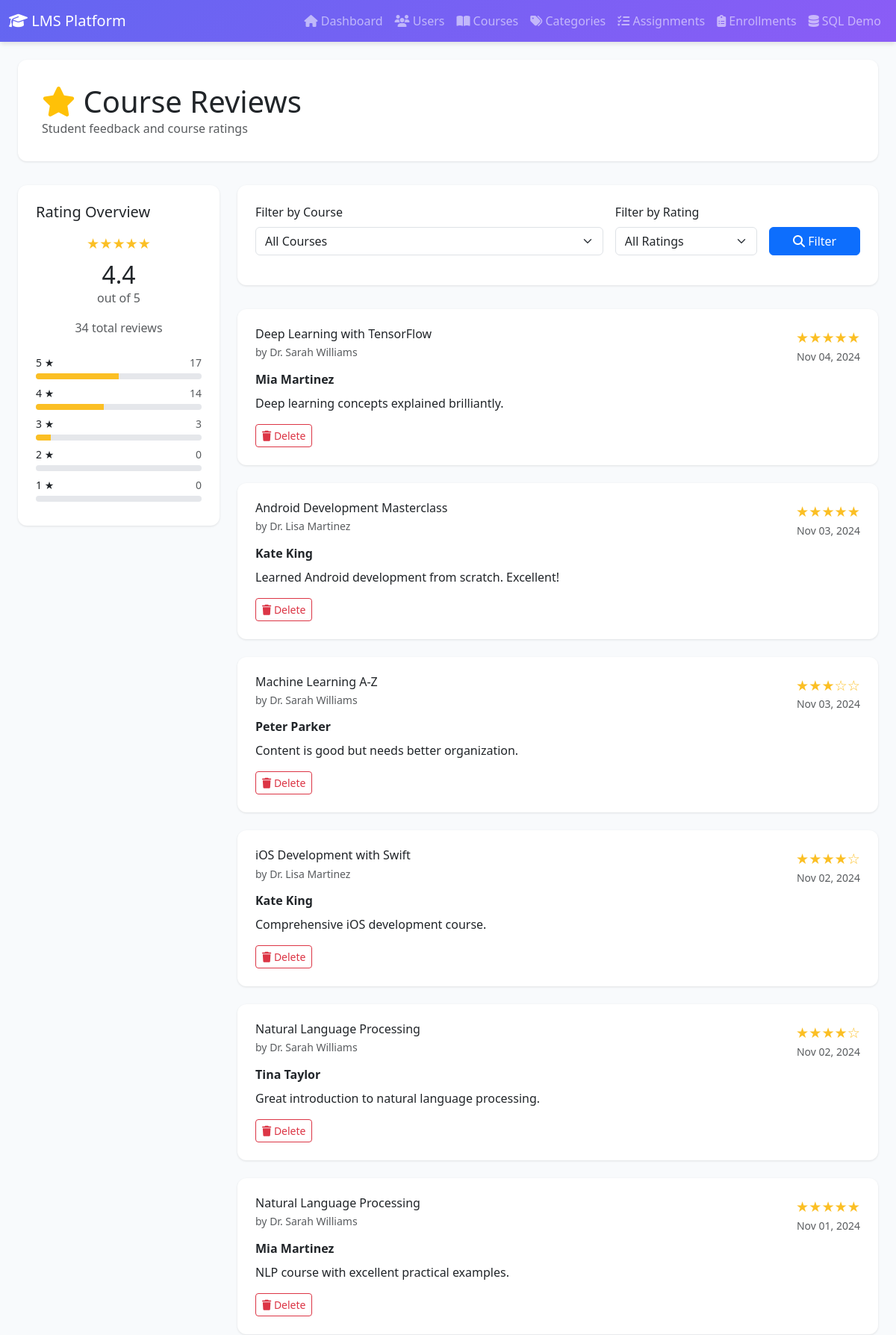
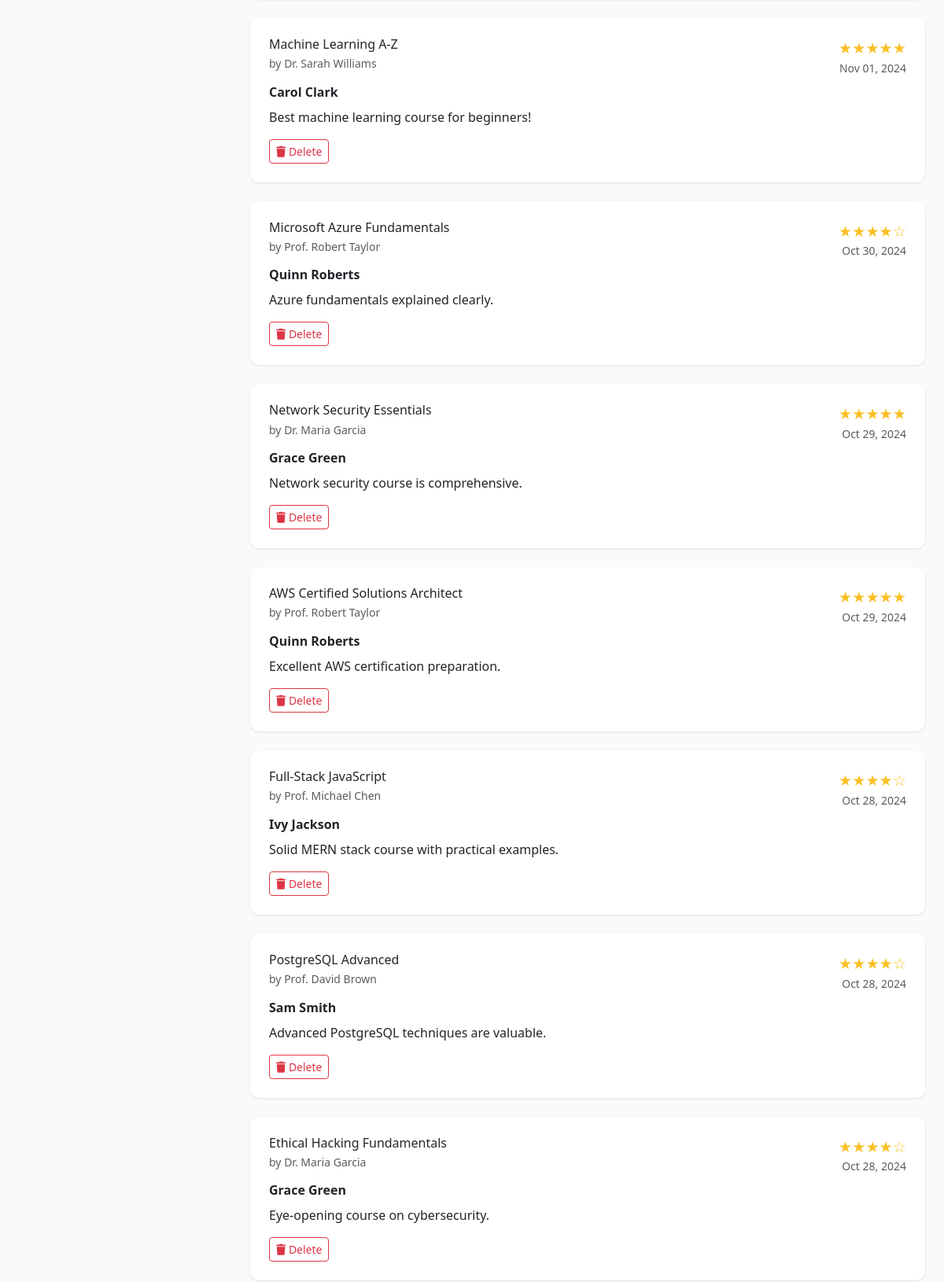
Screenshot of /reviews.php (upper part) with the database file from the repository (2 pictures, top to bottom).
### tables this page shows
CREATE TABLE reviews (
    review_id INT PRIMARY KEY AUTO_INCREMENT,
    course_id INT NOT NULL,
    student_id INT NOT NULL,
    rating INT NOT NULL CHECK (
        rating >= 1
        AND rating <= 5
    ),
    comment TEXT,
    created_at TIMESTAMP DEFAULT CURRENT_TIMESTAMP,
    FOREIGN KEY (course_id) REFERENCES courses(course_id) ON DELETE CASCADE ON UPDATE CASCADE,
    FOREIGN KEY (student_id) REFERENCES users(user_id) ON DELETE CASCADE ON UPDATE CASCADE,
    INDEX idx_course (course_id),
    INDEX idx_student (student_id),
    INDEX idx_rating (rating)
);

CREATE TABLE courses (
    course_id INT PRIMARY KEY AUTO_INCREMENT,
    title VARCHAR(200) NOT NULL,
    description TEXT,
    price DECIMAL(10, 2) DEFAULT 0.00,
    category_id INT NOT NULL,
    instructor_id INT NOT NULL,
    created_at TIMESTAMP DEFAULT CURRENT_TIMESTAMP,
    FOREIGN KEY (category_id) REFERENCES course_categories(category_id) ON DELETE RESTRICT ON UPDATE CASCADE,
    FOREIGN KEY (instructor_id) REFERENCES users(user_id) ON DELETE RESTRICT ON UPDATE CASCADE,
    INDEX idx_category (category_id),
    INDEX idx_instructor (instructor_id),
    INDEX idx_title (title)
);

CREATE TABLE users (
    user_id INT PRIMARY KEY AUTO_INCREMENT,
    name VARCHAR(100) NOT NULL,
    email VARCHAR(100) UNIQUE NOT NULL,
    password VARCHAR(255) NOT NULL,
    role ENUM('student', 'instructor', 'admin') DEFAULT 'student',
    created_at TIMESTAMP DEFAULT CURRENT_TIMESTAMP,
    INDEX idx_email (email),
    INDEX idx_role (role)
);

### reviews.php (the view, shortened to what this page needs)
<?php
$database = new Database();
$conn = $database->getConnection();
$query = "SELECT
            r.review_id,
            r.rating,
            r.comment,
            r.created_at,
            c.title as course_title,
            c.course_id,
            u.name as student_name,
            u.user_id as student_id,
            inst.name as instructor_name
          FROM reviews r
          INNER JOIN courses c ON r.course_id = c.course_id
          INNER JOIN users u ON r.student_id = u.user_id
          INNER JOIN users inst ON c.instructor_id = inst.user_id
          WHERE 1=1";
$params = [];
$query .= " ORDER BY r.created_at DESC";
$stmt = $conn->prepare($query);
$stmt->execute($params);
$reviews = $stmt->fetchAll();
$stats_stmt = $conn->query("
    SELECT
        COUNT(*) as total_reviews,
        AVG(rating) as avg_rating,
        SUM(CASE WHEN rating = 5 THEN 1 ELSE 0 END) as five_star,
        SUM(CASE WHEN rating = 4 THEN 1 ELSE 0 END) as four_star,
        SUM(CASE WHEN rating = 3 THEN 1 ELSE 0 END) as three_star,
        SUM(CASE WHEN rating = 2 THEN 1 ELSE 0 END) as two_star,
        SUM(CASE WHEN rating = 1 THEN 1 ELSE 0 END) as one_star
    FROM reviews
");
$stats = $stats_stmt->fetch();
?>
<!DOCTYPE html>
<html lang="en">
<head>
    <link href="https://cdn.jsdelivr.net/npm/bootstrap@5.3.0/dist/css/bootstrap.min.css" rel="stylesheet">
    <link href="https://cdnjs.cloudflare.com/ajax/libs/font-awesome/6.4.0/css/all.min.css" rel="stylesheet">
</head>
<body>
    <nav class="navbar navbar-expand-lg navbar-dark">
        <div class="container-fluid">
            <a class="navbar-brand" href="index.php">
                <i class="fas fa-graduation-cap"></i> LMS Platform
            </a>
            <div class="collapse navbar-collapse" id="navbarNav">
                <ul class="navbar-nav ms-auto">
                    <li class="nav-item">
                        <a class="nav-link" href="index.php"><i class="fas fa-home"></i> Dashboard</a>
                    </li>
                    <li class="nav-item">
                        <a class="nav-link" href="users.php"><i class="fas fa-users"></i> Users</a>
                    </li>
                    <li class="nav-item">
                        <a class="nav-link" href="courses.php"><i class="fas fa-book-open"></i> Courses</a>
                    </li>
                    <li class="nav-item">
                        <a class="nav-link" href="categories.php"><i class="fas fa-tags"></i> Categories</a>
                    </li>
                    <li class="nav-item">
                        <a class="nav-link" href="assignments.php"><i class="fas fa-tasks"></i> Assignments</a>
                    </li>
                    <li class="nav-item">
                        <a class="nav-link" href="enrollments.php"><i class="fas fa-clipboard-list"></i> Enrollments</a>
                    </li>
                    <li class="nav-item">
                        <a class="nav-link" href="sql_operations.php"><i class="fas fa-database"></i> SQL Demo</a>
                    </li>
                </ul>
            </div>
        </div>
    </nav>
    <div class="container-fluid mt-4 px-4">
        <div class="page-header">
            <div class="row align-items-center">
                <div class="col-md-6">
                    <h1 class="mb-0"><i class="fas fa-star text-warning"></i> Course Reviews</h1>
                    <p class="text-muted mb-0">Student feedback and course ratings</p>
                </div>
            </div>
        </div>
        <div class="row">
            <div class="col-lg-3">
                <div class="stats-card">
                    <h5 class="mb-3">Rating Overview</h5>
                    <div class="text-center mb-4">
                        <div class="rating-stars mb-2">
                            ★★★★★
                        </div>
                        <h2 class="mb-0"><?php echo number_format($stats['avg_rating'], 1); ?></h2>
                        <p class="text-muted">out of 5</p>
                        <p class="text-muted mb-0"><?php echo $stats['total_reviews']; ?> total reviews</p>
                    </div>
                    <div class="mb-2">
                        <div class="d-flex justify-content-between align-items-center mb-1">
                            <small>5 ★</small>
                            <small class="text-muted"><?php echo $stats['five_star']; ?></small>
                        </div>
                        <div class="rating-bar">
                            <div class="rating-bar-fill"
                                style="width: <?php echo $stats['total_reviews'] > 0 ? ($stats['five_star'] / $stats['total_reviews'] * 100) : 0; ?>%">
                            </div>
                        </div>
                    </div>
                    <div class="mb-2">
                        <div class="d-flex justify-content-between align-items-center mb-1">
                            <small>4 ★</small>
                            <small class="text-muted"><?php echo $stats['four_star']; ?></small>
                        </div>
                        <div class="rating-bar">
                            <div class="rating-bar-fill"
                                style="width: <?php echo $stats['total_reviews'] > 0 ? ($stats['four_star'] / $stats['total_reviews'] * 100) : 0; ?>%">
                            </div>
                        </div>
                    </div>
                    <div class="mb-2">
                        <div class="d-flex justify-content-between align-items-center mb-1">
                            <small>3 ★</small>
                            <small class="text-muted"><?php echo $stats['three_star']; ?></small>
                        </div>
                        <div class="rating-bar">
                            <div class="rating-bar-fill"
                                style="width: <?php echo $stats['total_reviews'] > 0 ? ($stats['three_star'] / $stats['total_reviews'] * 100) : 0; ?>%">
                            </div>
                        </div>
                    </div>
                    <div class="mb-2">
                        <div class="d-flex justify-content-between align-items-center mb-1">
                            <small>2 ★</small>
                            <small class="text-muted"><?php echo $stats['two_star']; ?></small>
                        </div>
                        <div class="rating-bar">
                        </div>
                    </div>
                    <div class="mb-2">
                        <div class="d-flex justify-content-between align-items-center mb-1">
                            <small>1 ★</small>
                            <small class="text-muted"><?php echo $stats['one_star']; ?></small>
                        </div>
                        <div class="rating-bar">
                        </div>
                    </div>
                </div>
            </div>
            <div class="col-lg-9">
                <div class="filter-card">
                    <form method="GET" action="reviews.php" class="row g-3">
                        <div class="col-md-7">
                            <label class="form-label">Filter by Course</label>
                            <select name="course" class="form-select">
                                <option value="">All Courses</option>
                            </select>
                        </div>
                        <div class="col-md-3">
                            <label class="form-label">Filter by Rating</label>
                            <select name="rating" class="form-select">
                                <option value="">All Ratings</option>
                            </select>
                        </div>
                        <div class="col-md-2">
                            <label class="form-label">&nbsp;</label>
                            <button type="submit" class="btn btn-primary w-100">
                                <i class="fas fa-search"></i> Filter
                            </button>
                        </div>
                    </form>
                </div>
                <?php if (count($reviews) > 0): ?>
                    <?php foreach ($reviews as $review): ?>
                        <div class="review-card">
                            <div class="d-flex justify-content-between align-items-start mb-2">
                                <div>
                                    <h6 class="mb-1"><?php echo htmlspecialchars($review['course_title']); ?></h6>
                                    <small class="text-muted">by
                                        <?php echo htmlspecialchars($review['instructor_name']); ?></small>
                                </div>
                                <div class="text-end">
                                    <div class="rating-stars">
                                        <?php echo str_repeat('★', $review['rating']);
                                        echo str_repeat('☆', 5 - $review['rating']); ?>
                                    </div>
                                    <small
                                        class="text-muted"><?php echo date('M d, Y', strtotime($review['created_at'])); ?></small>
                                </div>
                            </div>
                            <div class="mb-2">
                                <strong><?php echo htmlspecialchars($review['student_name']); ?></strong>
                            </div>
                            <p class="mb-3"><?php echo htmlspecialchars($review['comment']); ?></p>
                            <div class="d-flex gap-2">
                                <a href="delete_review.php?id=<?php echo $review['review_id']; ?>"
                                    class="btn btn-sm btn-outline-danger" onclick="return confirm('Delete this review?')">
                                    <i class="fas fa-trash"></i> Delete
                                </a>
                            </div>
                        </div>
                    <?php endforeach; ?>
                <?php endif; ?>
            </div>
        </div>
    </div>
</body>
</html>

### reviews.php (style rules this page uses)
:root { --primary-color: #6366f1; --secondary-color: #8b5cf6; }
body { background-color: #f8fafc; font-family: 'Segoe UI', Tahoma, Geneva, Verdana, sans-serif; }
.navbar { background: linear-gradient(135deg, var(--primary-color) 0%, var(--secondary-color) 100%); box-shadow: 0 4px 6px -1px rgba(0, 0, 0, 0.1); }
.page-header { background: white; padding: 2rem; border-radius: 12px; box-shadow: 0 1px 3px rgba(0, 0, 0, 0.1); margin-bottom: 2rem; }
.review-card { background: white; border-radius: 12px; box-shadow: 0 1px 3px rgba(0, 0, 0, 0.1); padding: 1.5rem; margin-bottom: 1.5rem; transition: all 0.3s ease; }
.rating-stars { color: #fbbf24; font-size: 1.2rem; }
.filter-card, .stats-card { background: white; padding: 1.5rem; border-radius: 12px; box-shadow: 0 1px 3px rgba(0, 0, 0, 0.1); margin-bottom: 2rem; }
.rating-bar { background: #e5e7eb; height: 8px; border-radius: 4px; overflow: hidden; }
.rating-bar-fill { background: #fbbf24; height: 100%; }

### rows the page displays
reviews: course.title "Deep Learning with TensorFlow", users.name "Dr. Sarah Williams", rating "★★★★★", created_at "Nov 04, 2024", student.name "Mia Martinez", comment "Deep learning concepts explained brilliantly."
reviews: course.title "Android Development Masterclass", users.name "Dr. Lisa Martinez", rating "★★★★★", created_at "Nov 03, 2024", student.name "Kate King", comment "Learned Android development from scratch. Excellent!"
reviews: course.title "Machine Learning A-Z", users.name "Dr. Sarah Williams", rating "★★★", rating "☆☆", created_at "Nov 03, 2024", student.name "Peter Parker", comment "Content is good but needs better organization."
reviews: course.title "iOS Development with Swift", users.name "Dr. Lisa Martinez", rating "★★★★", rating "☆", created_at "Nov 02, 2024", student.name "Kate King", comment "Comprehensive iOS development course."
reviews: course.title "Natural Language Processing", users.name "Dr. Sarah Williams", rating "★★★★", rating "☆", created_at "Nov 02, 2024", student.name "Tina Taylor", comment "Great introduction to natural language processing."
reviews: course.title "Natural Language Processing", users.name "Dr. Sarah Williams", rating "★★★★★", created_at "Nov 01, 2024", student.name "Mia Martinez", comment "NLP course with excellent practical examples."
reviews: course.title "Machine Learning A-Z", users.name "Dr. Sarah Williams", rating "★★★★★", created_at "Nov 01, 2024", student.name "Carol Clark", comment "Best machine learning course for beginners!"
reviews: course.title "Microsoft Azure Fundamentals", users.name "Prof. Robert Taylor", rating "★★★★", rating "☆", created_at "Oct 30, 2024", student.name "Quinn Roberts", comment "Azure fundamentals explained clearly."
reviews: course.title "Network Security Essentials", users.name "Dr. Maria Garcia", rating "★★★★★", created_at "Oct 29, 2024", student.name "Grace Green", comment "Network security course is comprehensive."
reviews: course.title "AWS Certified Solutions Architect", users.name "Prof. Robert Taylor", rating "★★★★★", created_at "Oct 29, 2024", student.name "Quinn Roberts", comment "Excellent AWS certification preparation."
reviews: course.title "Full-Stack JavaScript", users.name "Prof. Michael Chen", rating "★★★★", rating "☆", created_at "Oct 28, 2024", student.name "Ivy Jackson", comment "Solid MERN stack course with practical examples."
reviews: course.title "PostgreSQL Advanced", users.name "Prof. David Brown", rating "★★★★", rating "☆", created_at "Oct 28, 2024", student.name "Sam Smith", comment "Advanced PostgreSQL techniques are valuable."
reviews: course.title "Ethical Hacking Fundamentals", users.name "Dr. Maria Garcia", rating "★★★★", rating "☆", created_at "Oct 28, 2024", student.name "Grace Green", comment "Eye-opening course on cybersecurity."

### other values shown
$stats['avg_rating'] "4.4"
$stats['total_reviews'] "34"
$stats['five_star'] "17"
$stats['four_star'] "14"
$stats['three_star'] "3"
$stats['two_star'] "0"
$stats['one_star'] "0"
